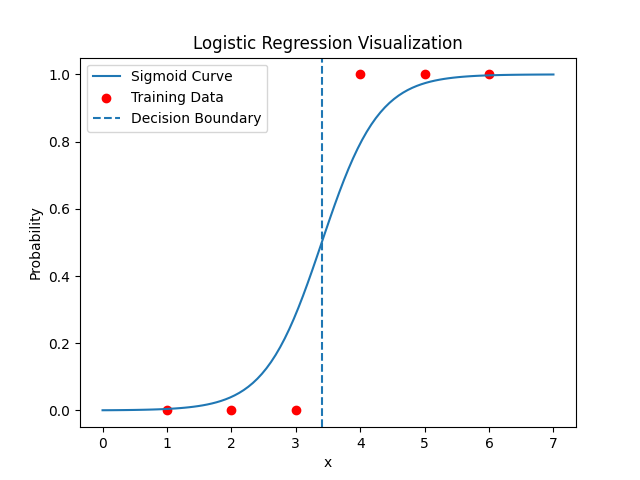

This chart was generated by the following Python code:
import numpy as np 

X = np.array([[1],[2],[3],[4],[5],[6]])
y = np.array([0,0,0,1,1,1])

def sigmoid(z):
    return 1 / (1 + np.exp(-z))

w = 0
b = 0
learning_rate = 0.02
ephocs = 10000

for i in range(ephocs):
    z = w * X + b 

    y_pred = sigmoid(z)

    error = y_pred - y.reshape(-1,1)

    dw = np.mean(error * X)
    db = np.mean(error)

    w = w - learning_rate * dw 
    b = b - learning_rate * db

def predict(X):
    z = w * X + b 

    probs = sigmoid(z)

    return (probs >= 0.5).astype(int)

prediction = predict(X)
print("Prediciton : ",prediction.flatten())



import matplotlib.pyplot as plt 

X_vis = np.linspace(0,7,100).reshape(-1,1)

z = w * X_vis + b 
y_vis = sigmoid(z)

plt.plot(X_vis,y_vis,label="Sigmoid Curve")

plt.scatter(X,y,color="red",label ="Training Data")

boundary = -b / w 
plt.axvline(boundary,linestyle="--",label="Decision Boundary")

plt.xlabel("x")
plt.ylabel("Probability")
plt.title("Logistic Regression Visualization")
plt.legend()
plt.savefig("Scikit-Learn/supervised-learning/classification/Logistic-regression/logistic-visualization.png")
plt.show()
